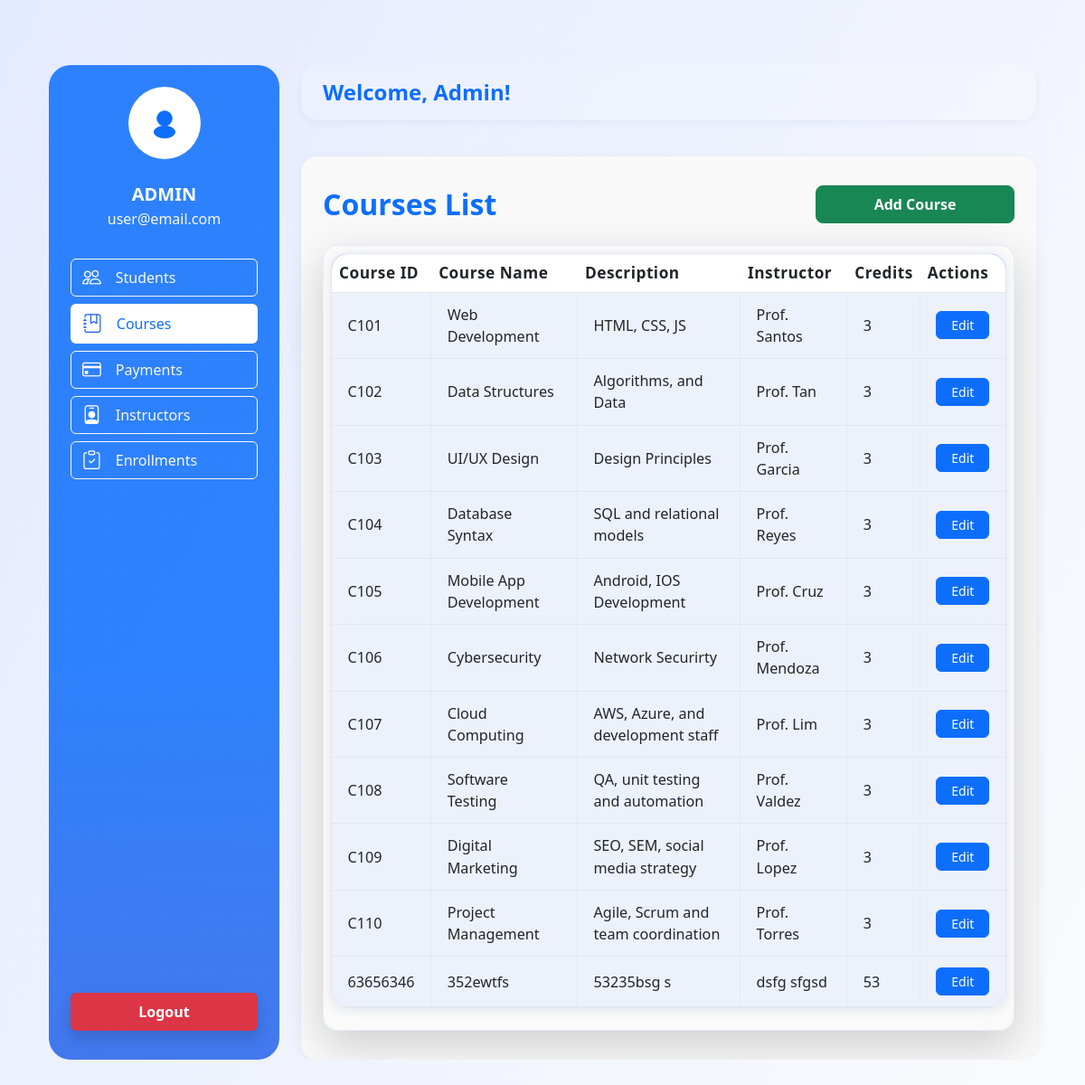
The page /dashboard/?tab=courses (signed in) on the database as committed earlier.
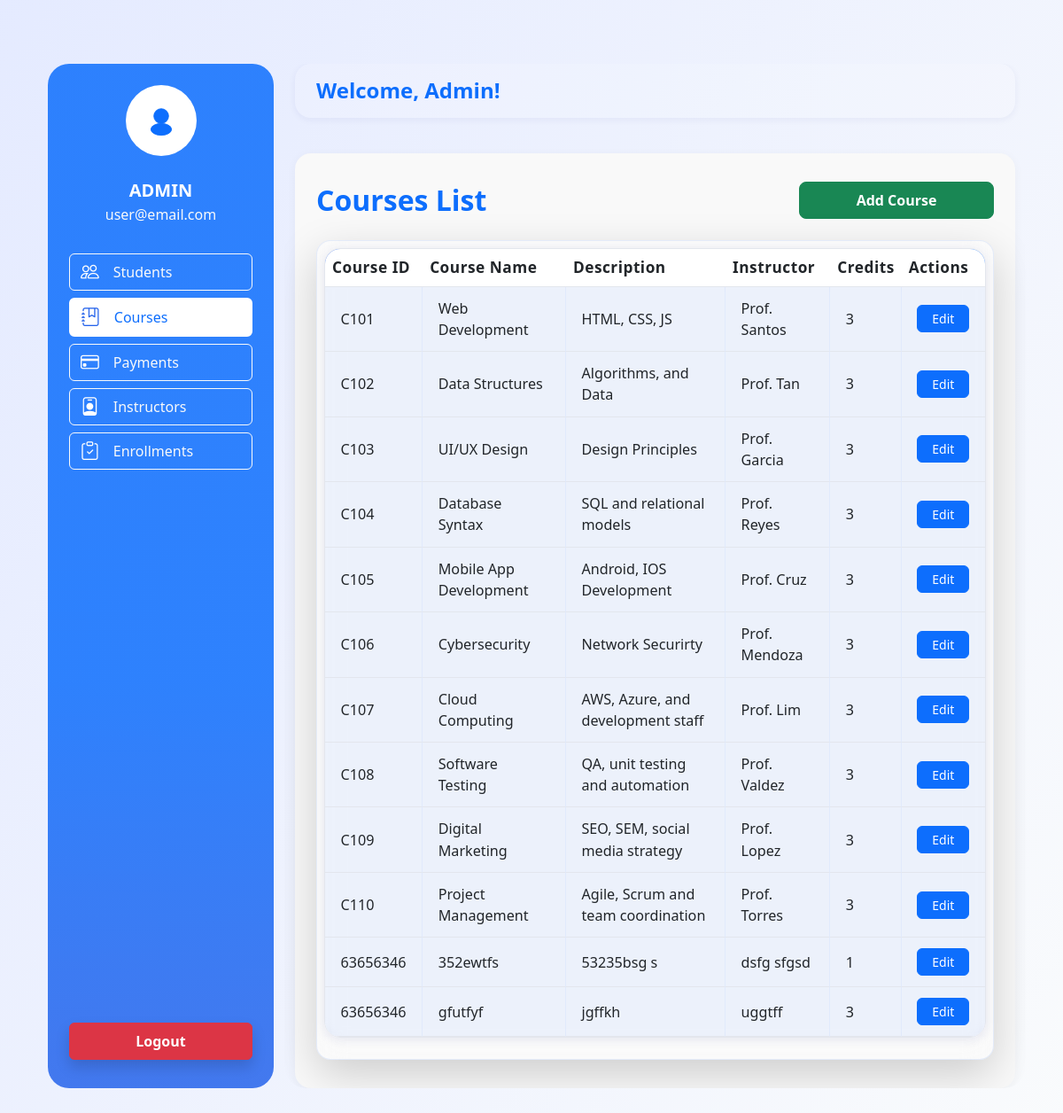
The same page on the database as committed later.
### online_enrollment/models.py (models this page shows, shortened)
class Course(models.Model):
    course_id = models.CharField(max_length=50)
    course_name = models.CharField(max_length=100)
    description = models.CharField(max_length=255)
    instructor = models.CharField(max_length=100)
    credits = models.IntegerField()

### accounts/views.py (the view, shortened to what this page needs)
# urls.py: path('dashboard/', views.dashboard, name='dashboard'),
@login_required
def dashboard(request):
    tab = request.GET.get('tab', 'students')
    context = {'tab': tab}
    if tab == 'students':
        context['students'] = Student.objects.all()
        context['add_form'] = context.get('add_form', StudentForm())
        context['student_forms'] = [(s, StudentForm(instance=s)) for s in context['students']]
    elif tab == 'courses':
        context['courses'] = Course.objects.all()
        context['add_form'] = context.get('add_form', CourseForm())
        context['course_forms'] = [(c, CourseForm(instance=c)) for c in context['courses']]
    elif tab == 'payments':
        context['payments'] = Payment.objects.all()
        context['add_form'] = context.get('add_form', PaymentForm())
        context['payment_forms'] = [(p, PaymentForm(instance=p)) for p in context['payments']]
    elif tab == 'instructors':
        context['instructors'] = Instructor.objects.all()
        context['add_form'] = context.get('add_form', InstructorForm())
        context['instructor_forms'] = [(i, InstructorForm(instance=i)) for i in context['instructors']]
    elif tab == 'enrollments':
        context['enrollments'] = Enrollment.objects.all()
        context['add_form'] = context.get('add_form', EnrollmentForm())
        context['enrollment_forms'] = [(e, EnrollmentForm(instance=e)) for e in context['enrollments']]
    from django.contrib import messages as msg_framework
    context['messages'] = msg_framework.get_messages(request)
    return render(request, 'accounts/dashboard.html', context)

### accounts/templates/accounts/dashboard.html (shortened to what the changed rows need)
<!DOCTYPE html>
<html lang="en">
  <head>
    <link href="https://cdn.jsdelivr.net/npm/bootstrap@5.3.0/dist/css/bootstrap.min.css" rel="stylesheet" />
    <link href="https://cdn.jsdelivr.net/npm/bootstrap-icons@1.11.1/font/bootstrap-icons.css" rel="stylesheet">
  </head>
  <body style="background: linear-gradient(120deg, rgba(224,231,255,0.85) 0%, rgba(248,250,252,0.85) 100%); min-height: 100vh;">
    <div class="container py-4 py-md-5 d-flex justify-content-center align-items-start align-items-md-center min-vh-100">
      <div class="row g-4 align-items-stretch w-100 flex-column flex-lg-row" style="max-width: 1400px; margin: 0 auto;">
        <div class="col-12 col-lg-9 d-flex flex-column h-100" style="border-radius: 24px; overflow: hidden;">
            <h2 class="mb-3 mb-md-4 fw-bold text-primary fs-4 fs-md-2" style="background: rgba(255,255,255,0.12); border-radius: 18px; padding: 1rem 1.5rem; box-shadow: 0 2px 8px rgba(31,38,135,0.06);">Welcome, {{ user.get_full_name|default:user.username|title }}!</h2>
            <div class="flex-grow-1">
              {% if tab == 'students' or not tab %}
                {% include 'accounts/students_list.html' %}
              {% elif tab == 'courses' %}
                {% include 'accounts/courses_list.html' %}
              {% elif tab == 'payments' %}
                {% include 'accounts/payments_list.html' %}
              {% elif tab == 'instructors' %}
                {% include 'accounts/instructors_list.html' %}
              {% elif tab == 'enrollments' %}
                {% include 'accounts/enrollments_list.html' %}
              {% endif %}
            </div>
        </div>
        </div>
      </div>
  </body>
</html>

### accounts/templates/accounts/courses_list.html (shortened to what this page needs)
<!DOCTYPE html>
<html lang="en">
<head>
    <link href="https://cdn.jsdelivr.net/npm/bootstrap@5.3.0/dist/css/bootstrap.min.css" rel="stylesheet" />
</head>
<body>
        <div class="container mt-3" style="background: #f9f9f9; border-radius: 18px; box-shadow: 0 2px 12px rgba(0,0,0,0.04); padding: 32px 24px;">
            <div class="d-flex flex-column flex-md-row align-items-center justify-content-between mb-4 gap-2">
                <h2 class="fw-bold text-primary mb-0 text-center text-md-start">Courses List</h2>
                <button class="btn btn-success rounded-3 fw-semibold px-4 py-2 w-100 w-md-auto" style="max-width:220px;" onclick="openModal('addCourseModal')">Add Course</button>
            </div>
                <div class="table-responsive rounded-4 shadow-lg p-2" style="background: rgba(255,255,255,0.22); backdrop-filter: blur(16px); border-radius: 24px; box-shadow: 0 8px 32px 0 rgba(31,38,135,0.14); border: 1.5px solid rgba(37,99,235,0.10);">
                    <table class="table align-middle" style="background: rgba(255,255,255,0.13); border-radius: 18px; overflow: hidden; border-collapse: separate; border-spacing: 0; box-shadow: 0 2px 12px rgba(31,38,135,0.10);">
                    <thead style="background: linear-gradient(90deg, #2563eb 60%, #0d6efd 100%); color: #fff; border-top-left-radius: 18px; border-top-right-radius: 18px; font-size: 1.08rem; letter-spacing: 0.5px;">
                        <tr style="border-radius: 18px;">
                            <th scope="col">Course ID</th>
                            <th scope="col">Course Name</th>
                            <th scope="col">Description</th>
                            <th scope="col">Instructor</th>
                            <th scope="col">Credits</th>
                            <th scope="col">Actions</th>
                        </tr>
                    </thead>
                    <tbody style="backdrop-filter: blur(4px); font-size: 1.01rem;">
                        {% for course in courses %}
                        <tr style="transition: background 0.18s; border-bottom: 1.5px solid rgba(37,99,235,0.07);" onmouseover="this.style.background='rgba(37,99,235,0.13)'; this.style.color='#222';" onmouseout="this.style.background='rgba(37,99,235,0.07)'; this.style.color='';">
                            <td style="padding: 0.75rem 1.1rem; background: rgba(37,99,235,0.07); border-right: 1px solid rgba(37,99,235,0.06);">{{ course.course_id }}</td>
                            <td style="padding: 0.75rem 1.1rem; background: rgba(37,99,235,0.07); border-right: 1px solid rgba(37,99,235,0.06);">{{ course.course_name }}</td>
                            <td style="padding: 0.75rem 1.1rem; background: rgba(37,99,235,0.07); border-right: 1px solid rgba(37,99,235,0.06);">{{ course.description }}</td>
                            <td style="padding: 0.75rem 1.1rem; background: rgba(37,99,235,0.07); border-right: 1px solid rgba(37,99,235,0.06);">{{ course.instructor }}</td>
                            <td style="padding: 0.75rem 1.1rem; background: rgba(37,99,235,0.07); border-right: 1px solid rgba(37,99,235,0.06);">{{ course.credits }}</td>
                            <td style="padding: 0.75rem 1.1rem; background: rgba(37,99,235,0.07);">
                                <div class="d-flex flex-column flex-sm-row gap-2">
                                    <button class="btn btn-primary btn-sm rounded-2 px-3" onclick="openModal('editCourseModal{{ course.course_id }}')">Edit</button>
                                </div>
                            </td>
                        </tr>
                        {% empty %}
                        <tr><td colspan="6" class="text-center py-4">No courses found.</td></tr>
                        {% endfor %}
                    </tbody>
                </table>
            </div>
        </div>
</body>
</html>

Rows that differ between the two databases and show on the page:
changed Course "352ewtfs": credits "53" → "1"
added Course: course_id "63656346", course_name "gfutfyf", description "jgffkh", instructor "uggtff", credits "3"
